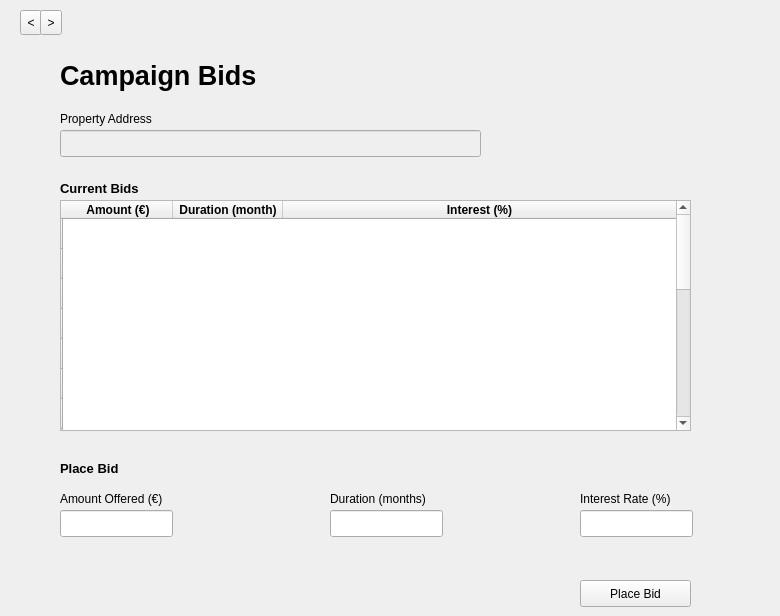
         <widget class="QWidget" name="icb_page">
          <widget class="QLineEdit" name="icb_amount_lineedit">
           <property name="geometry">
            <rect>
             <x>60</x>
             <y>510</y>
             <width>113</width>
             <height>27</height>
            </rect>
           </property>
          </widget>
          <widget class="QLineEdit" name="icb_property_address_lineedit">
           <property name="enabled">
            <bool>false</bool>
           </property>
           <property name="geometry">
            <rect>
             <x>60</x>
             <y>130</y>
             <width>421</width>
             <height>27</height>
            </rect>
           </property>
          </widget>
          <widget class="QLineEdit" name="icb_duration_lineedit">
           <property name="geometry">
            <rect>
             <x>330</x>
             <y>510</y>
             <width>113</width>
             <height>27</height>
            </rect>
           </property>
          </widget>
          <widget class="QLabel" name="icb_duration_label">
           <property name="geometry">
            <rect>
             <x>330</x>
             <y>490</y>
             <width>121</width>
             <height>17</height>
            </rect>
           </property>
           <property name="text">
            <string>Duration (months)</string>
           </property>
          </widget>
          <widget class="QTableWidget" name="icb_current_bids_table">
           <property name="geometry">
            <rect>
             <x>60</x>
             <y>200</y>
             <width>631</width>
             <height>231</height>
            </rect>
           </property>
           <property name="maximumSize">
            <size>
             <width>900</width>
             <height>16777215</height>
            </size>
           </property>
           <property name="font">
            <font>
             <weight>75</weight>
             <bold>true</bold>
            </font>
           </property>
           <property name="editTriggers">
            <set>QAbstractItemView::NoEditTriggers</set>
           </property>
           <property name="alternatingRowColors">
            <bool>false</bool>
           </property>
           <property name="selectionMode">
            <enum>QAbstractItemView::SingleSelection</enum>
           </property>
           <property name="selectionBehavior">
            <enum>QAbstractItemView::SelectRows</enum>
           </property>
           <property name="showGrid">
            <bool>false</bool>
           </property>
           <property name="gridStyle">
            <enum>Qt::DotLine</enum>
           </property>
           <attribute name="horizontalHeaderDefaultSectionSize">
            <number>110</number>
           </attribute>
           <attribute name="horizontalHeaderStretchLastSection">
            <bool>true</bool>
           </attribute>
           <attribute name="verticalHeaderStretchLastSection">
            <bool>false</bool>
           </attribute>
           <row>
            <property name="text">
             <string/>
            </property>
           </row>
           <row>
            <property name="text">
             <string/>
            </property>
           </row>
           <row>
            <property name="text">
             <string/>
            </property>
           </row>
           <row>
            <property name="text">
             <string/>
            </property>
           </row>
           <row>
            <property name="text">
             <string/>
            </property>
           </row>
           <row>
            <property name="text">
             <string/>
            </property>
           </row>
           <row>
            <property name="text">
             <string/>
            </property>
           </row>
           <row>
            <property name="text">
             <string/>
            </property>
           </row>
           <row>
            <property name="text">
             <string/>
            </property>
           </row>
           <row>
            <property name="text">
             <string/>
            </property>
           </row>
           <row>
            <property name="text">
             <string/>
            </property>
           </row>
           <row>
            <property name="text">
             <string/>
            </property>
           </row>
           <row>
            <property name="text">
             <string/>
            </property>
           </row>
           <row>
            <property name="text">
             <string/>
            </property>
           </row>
           <row>
            <property name="text">
             <string/>
            </property>
           </row>
           <row>
            <property name="text">
             <string/>
            </property>
           </row>
           <row>
            <property name="text">
             <string/>
            </property>
           </row>
           <row>
            <property name="text">
             <string/>
            </property>
           </row>
           <row>
            <property name="text">
             <string/>
            </property>
           </row>
           <column>
            <property name="text">
             <string>Amount (€)</string>
            </property>
            <property name="font">
             <font>
              <weight>75</weight>
              <bold>true</bold>
             </font>
            </property>
           </column>
           <column>
            <property name="text">
             <string>Duration (month)</string>
            </property>
            <property name="font">
             <font>
              <weight>75</weight>
              <bold>true</bold>
             </font>
            </property>
           </column>
           <column>
            <property name="text">
             <string>Interest (%)</string>
            </property>
            <property name="font">
             <font>
              <weight>75</weight>
              <bold>true</bold>
             </font>
            </property>
           </column>
           <item row="0" column="0">
            <property name="text">
             <string>  </string>
            </property>
           </item>
           <item row="0" column="1">
            <property name="text">
             <string>  </string>
            </property>
           </item>
           <item row="0" column="2">
            <property name="text">
             <string>  </string>
            </property>
           </item>
          </widget>
          <widget class="QLabel" name="icb_place_bid_label">
           <property name="geometry">
            <rect>
             <x>60</x>
             <y>460</y>
             <width>81</width>
             <height>17</height>
            </rect>
           </property>
           <property name="font">
            <font>
             <pointsize>10</pointsize>
             <weight>75</weight>
             <bold>true</bold>
            </font>
           </property>
           <property name="text">
            <string>Place Bid</string>
           </property>
          </widget>
          <widget class="QLabel" name="icb_amount_label">
           <property name="geometry">
            <rect>
             <x>60</x>
             <y>490</y>
             <width>121</width>
             <height>17</height>
            </rect>
           </property>
           <property name="text">
            <string>Amount Offered (€)</string>
           </property>
          </widget>
          <widget class="QPushButton" name="icb_place_bid_pushbutton">
           <property name="geometry">
            <rect>
             <x>580</x>
             <y>580</y>
             <width>111</width>
             <height>27</height>
            </rect>
           </property>
           <property name="text">
            <string>Place Bid</string>
           </property>
          </widget>
          <widget class="QLabel" name="icb_current_bids_label">
           <property name="geometry">
            <rect>
             <x>60</x>
             <y>180</y>
             <width>161</width>
             <height>17</height>
            </rect>
           </property>
           <property name="font">
            <font>
             <pointsize>10</pointsize>
             <weight>75</weight>
             <bold>true</bold>
            </font>
           </property>
           <property name="text">
            <string>Current Bids</string>
           </property>
          </widget>
          <widget class="QLabel" name="icb_interest_label">
           <property name="geometry">
            <rect>
             <x>580</x>
             <y>490</y>
             <width>191</width>
             <height>17</height>
            </rect>
           </property>
           <property name="text">
            <string>Interest Rate (%)</string>
           </property>
          </widget>
          <widget class="QLineEdit" name="icb_interest_lineedit">
           <property name="geometry">
            <rect>
             <x>580</x>
             <y>510</y>
             <width>113</width>
             <height>27</height>
            </rect>
           </property>
          </widget>
          <widget class="QLabel" name="icb_title_label">
           <property name="geometry">
            <rect>
             <x>60</x>
             <y>60</y>
             <width>221</width>
             <height>31</height>
            </rect>
           </property>
           <property name="font">
            <font>
             <pointsize>20</pointsize>
             <weight>75</weight>
             <bold>true</bold>
            </font>
           </property>
           <property name="text">
            <string>Campaign Bids</string>
           </property>
          </widget>
          <widget class="QLabel" name="icb_property_address_label">
           <property name="geometry">
            <rect>
             <x>60</x>
             <y>110</y>
             <width>181</width>
             <height>17</height>
            </rect>
           </property>
           <property name="text">
            <string>Property Address</string>
           </property>
          </widget>
          <widget class="QToolButton" name="prev_5">
           <property name="geometry">
            <rect>
             <x>20</x>
             <y>10</y>
             <width>22</width>
             <height>25</height>
            </rect>
           </property>
           <property name="text">
            <string>&lt;</string>
           </property>
          </widget>
          <widget class="QToolButton" name="next_5">
           <property name="geometry">
            <rect>
             <x>40</x>
             <y>10</y>
             <width>22</width>
             <height>25</height>
            </rect>
           </property>
           <property name="text">
            <string>&gt;</string>
           </property>
          </widget>
         </widget>
